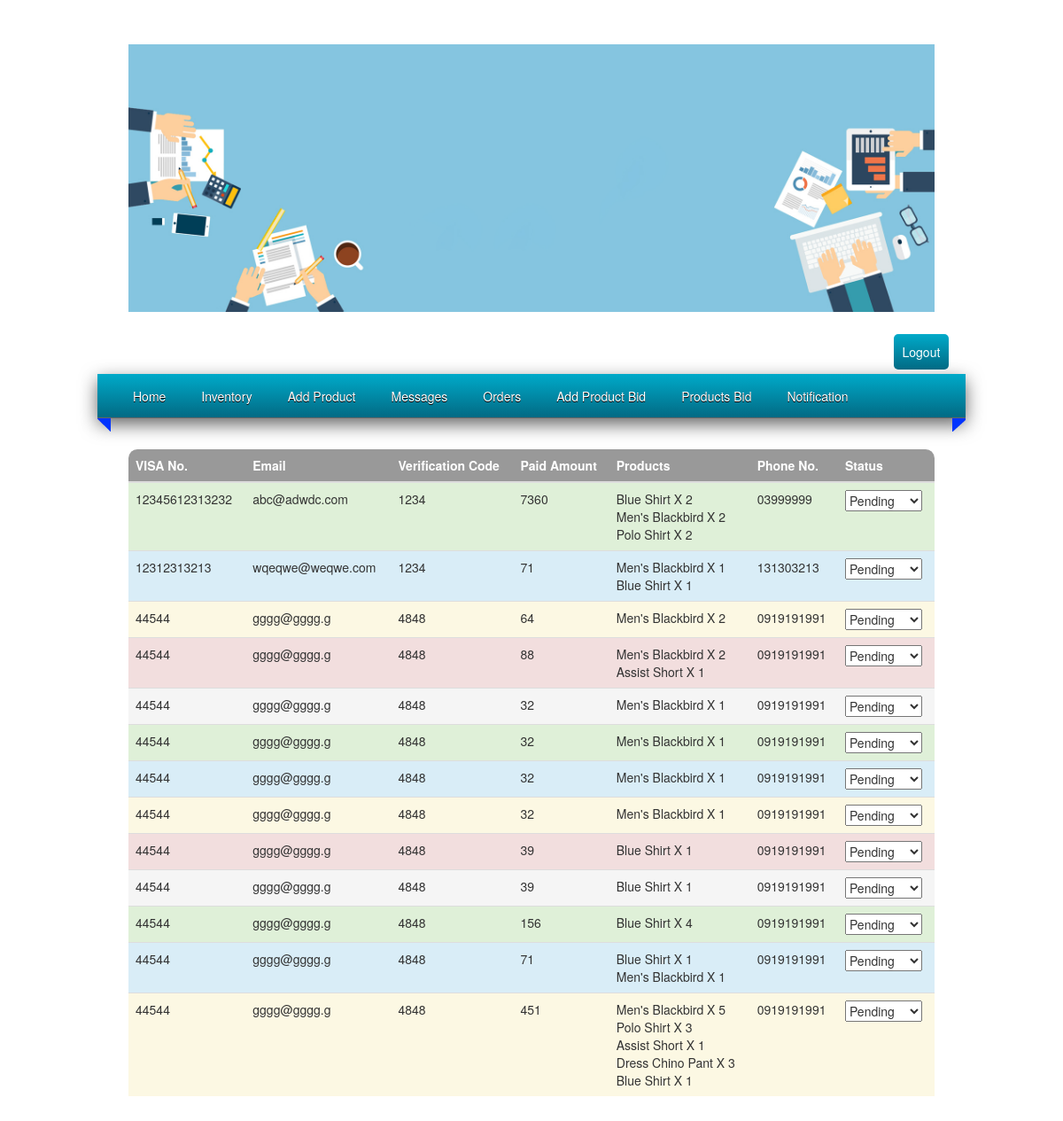
Page /admin/admin_orders.php (signed in) on the committed database.
### tables this page shows
CREATE TABLE `orders` (
  `id` int(11) NOT NULL,
  `email` varchar(50) NOT NULL,
  `phone_number` varchar(15) NOT NULL,
  `CNIC_number` varchar(15) NOT NULL,
  `verify_code` int(15) NOT NULL,
  `products` text NOT NULL,
  `user_id` int(11) NOT NULL,
  `paid_amount` int(11) NOT NULL,
  `status` enum('0','1') NOT NULL DEFAULT '0'
);

CREATE TABLE `product` (
  `id` int(7) NOT NULL,
  `name` varchar(100) NOT NULL,
  `description` text NOT NULL,
  `price` varchar(5) NOT NULL,
  `quantity` int(7) NOT NULL,
  `status` enum('0','1') NOT NULL DEFAULT '1',
  `date_added` datetime NOT NULL,
  `category` varchar(20) NOT NULL,
  `sales` int(15) NOT NULL
);

### admin/admin_orders.php (the view, shortened to what this page needs)
<?php
$sql = "SELECT orders.user_id,orders.status,orders.cnic_number,orders.email,orders.paid_amount,orders.phone_number,orders.products,orders.verify_code,orders.id FROM users JOIN orders ON users.id=orders.user_id";
$i = 0;
$color = array("active", "success", "info", "warning", "danger");
?>
<!doctype html>
<html lang="en">
  <head>
    <link rel="stylesheet" href="../css/bootstrap.min.css">
    <link rel="stylesheet" href="style/style.css"/>
  </head>
  <body>
    <div id="main_wrapper">
      <div id="header">
        <?php include_once '../templates/admin_header.php';?>
        <a id="logout"href="admin_logout.php">
          <div class="btn btn-default logout">Logout
          </div>
        </a>
        <?php include_once '../templates/admin_nav.php';?>
      </div>
      <div class="messages">
        <table class="table" width="1000px" style="border-radius:10px; background: rgba(0,0,0,0.4)">
          <thead>
            <tr style="color: #ffffff">
              <th>VISA No.
              </th>
              <th>Email
              </th>
              <th>Verification Code
              </th>
              <th>Paid Amount
              </th>
              <th>Products
              </th>
              <th>Phone No.
              </th>
              <th>Status
              </th>
            </tr>
          </thead>
          <tbody>
            <?php
if ($query_run = mysqli_query(mysqli_connect("localhost", "root", "", "cd"), $sql)) {
    while ($row = mysqli_fetch_assoc($query_run)) {
        $order_id = $row['id'];
        $email = $row['email'];
        $cnic_number = $row['cnic_number'];
        $status = $row['status'];
        $phone = $row['phone_number'];
        $products = $row['products'];
        $verify_code = $row['verify_code'];
        $paid_amount = $row['paid_amount'];
        $cart = explode(",", $products);
        ?>
            <tr class="<?php
$i++;
        echo $color[$i % 5]?>">
              <td>
                <?php echo $cnic_number; ?>
              </td>
              <td>
                <?php echo $email; ?>
              </td>
              <td>
                <?php echo $verify_code; ?>
              </td>
              <td>
                <?php echo $paid_amount; ?>
              </td>
              <td>
                <?php
$sortedCart = array_count_values($cart);
        foreach ($sortedCart as $value => $count) {
            $sql = "SELECT * FROM `product` where id='$value' ";
            if ($query_run1 = mysqli_query(mysqli_connect("localhost", "root", "", "cd"), $sql)) {
                while ($row = mysqli_fetch_assoc($query_run1)) {
                    $product_name = $row['name'];
                }
                ?>
                <?php echo $product_name;
                echo " X $count"; ?>
                <br/>
                <?php
}
        }
        ?>
              </td>
              <td >
                <?php echo $phone; ?>
              </td>
              <td>
                <select name="<?php echo $order_id; ?>" id="<?php echo $order_id; ?>" >
                  <?php if ($status == '1') {?>
                  <option value="p" >Pending
                  </option>
                  <option value="c" selected>Confirmed
                  </option>
                  <?php } else {
            ?>
                  <option value="p" selected>Pending
                  </option>
                  <?php }?>
                </select>
              </td>
            </tr>
            <?php
}
}?>
          </tbody>
        </table>
      </div>
    </div>
  </body>
</html>

### admin/style/style.css (style rules this page uses)
* { padding: 0px; margin: 0px; }
body { background: url(../../css/back.jpg) no-repeat center center fixed; -webkit-background-size: cover; }
.logout { background: #026a84; padding: 10px; border-radius: 5px; margin: 5px; color: white; border: 0px; margin-left: 93%; background: -webkit-linear-gradient(top, #00aac9, #026a84); }
#logout { text-decoration: none; }
#main_wrapper { width: 950px; margin: 30px auto 30px; }
#header { background: #ffffff; }

### admin/admin_orders.php (style rules this page uses)
.messages { margin: 20px; }

### rows in the picture
orders: CNIC_number "12345612313232", email "abc@adwdc.com", verify_code "1234", paid_amount "7360", products "2", phone_number "03999999", status+id "Pending"
product: name "Blue Shirt"
product: name "Men's Blackbird", count "5"
product: name "Polo Shirt"
orders: CNIC_number "12312313213", email "wqeqwe@weqwe.com", verify_code "1234", paid_amount "71", products "1", phone_number "131303213", status+id "Pending"
orders: CNIC_number "44544", email "gggg@gggg.g", verify_code "4848", paid_amount "64", products "2", phone_number "0919191991", status+id "Pending"
orders: CNIC_number "44544", email "gggg@gggg.g", verify_code "4848", paid_amount "88", products "2", product.name "Assist Short", products "1", phone_number "0919191991", status+id "Pending"
orders: CNIC_number "44544", email "gggg@gggg.g", verify_code "4848", paid_amount "32", products "1", phone_number "0919191991", status+id "Pending"
orders: CNIC_number "44544", email "gggg@gggg.g", verify_code "4848", paid_amount "32", products "1", phone_number "0919191991", status+id "Pending"
orders: CNIC_number "44544", email "gggg@gggg.g", verify_code "4848", paid_amount "32", products "1", phone_number "0919191991", status+id "Pending"
orders: CNIC_number "44544", email "gggg@gggg.g", verify_code "4848", paid_amount "32", products "1", phone_number "0919191991", status+id "Pending"
orders: CNIC_number "44544", email "gggg@gggg.g", verify_code "4848", paid_amount "39", products "1", phone_number "0919191991", status+id "Pending"
orders: CNIC_number "44544", email "gggg@gggg.g", verify_code "4848", paid_amount "39", products "1", phone_number "0919191991", status+id "Pending"
orders: CNIC_number "44544", email "gggg@gggg.g", verify_code "4848", paid_amount "156", products "4", phone_number "0919191991", status+id "Pending"
orders: CNIC_number "44544", email "gggg@gggg.g", verify_code "4848", paid_amount "71", products "1", phone_number "0919191991", status+id "Pending"
orders: CNIC_number "44544", email "gggg@gggg.g", verify_code "4848", paid_amount "451", phone_number "0919191991", status+id "Pending"
product: sales "3", name "Assist Short", status "1"
product: name "Dress Chino Pant"
